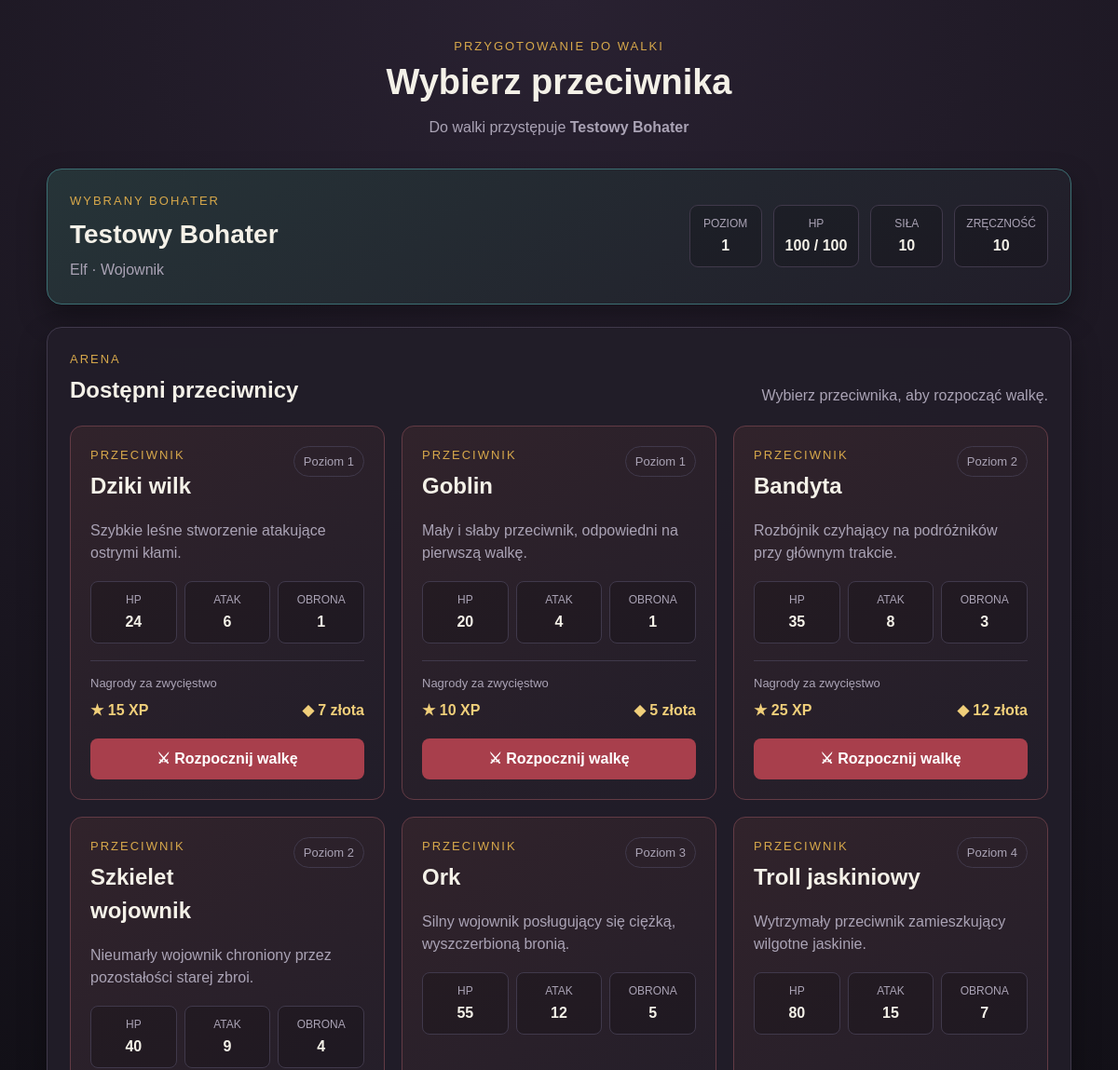
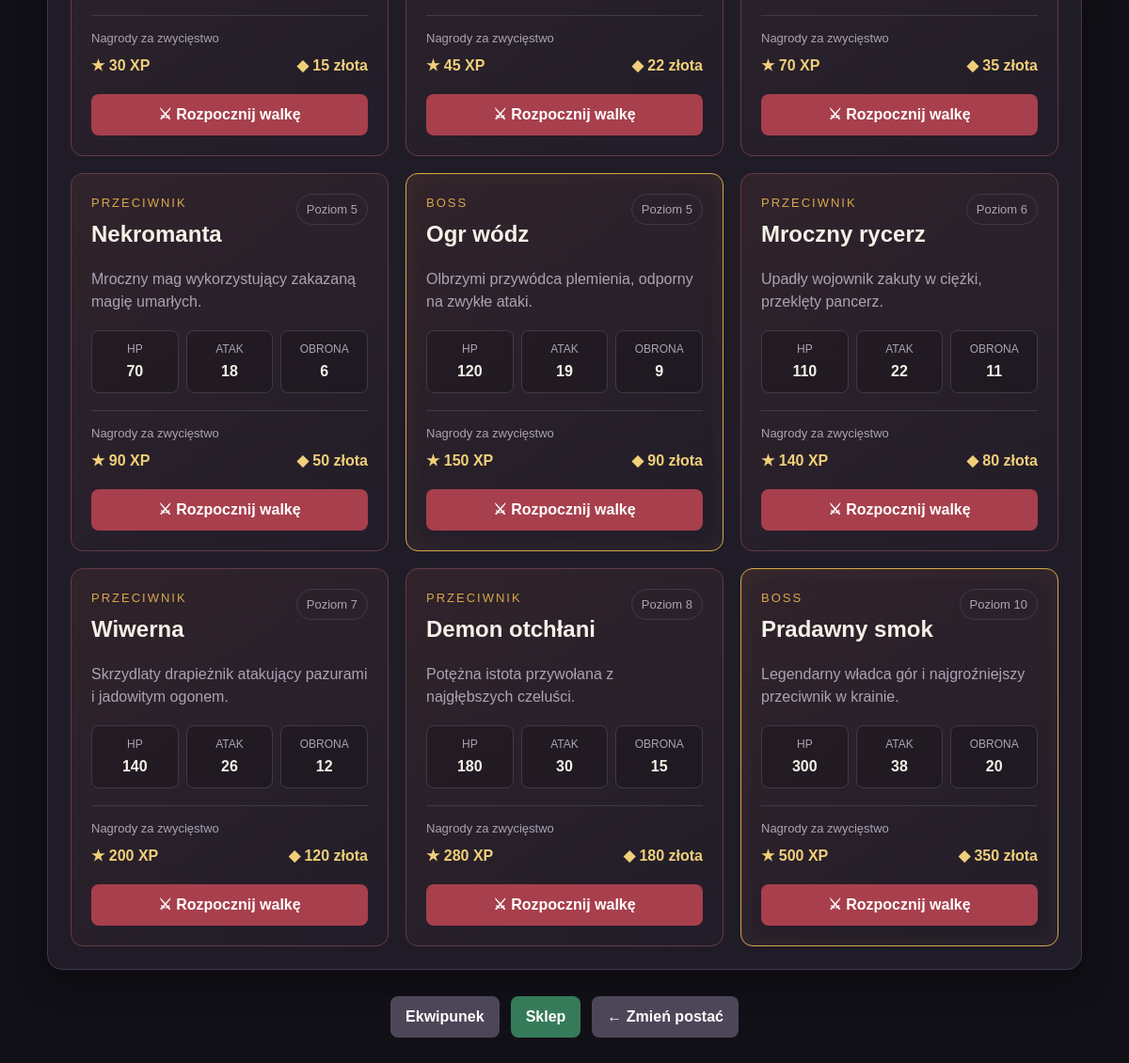
Screenshot of /game/battle/setup/2/ with the database file from the repository (2 pictures, top to bottom).
### game/models/character.py (models this page shows, shortened)
class Character(models.Model):
    owner = models.ForeignKey(User, on_delete=models.CASCADE, verbose_name=_("Właściciel"))
    name = models.CharField(_("Nazwa"), max_length=50)
    race = models.ForeignKey(
        "Race",
        on_delete=models.PROTECT,
        verbose_name=_("Rasa")
    )
    character_class = models.ForeignKey(
        "CharacterClass",
        on_delete=models.PROTECT,
        verbose_name=_("Klasa postaci")
    )
    level = models.IntegerField(_("Poziom"), default=1)
    experience = models.IntegerField(_("Doświadczenie"), default=0)
    max_hp = models.IntegerField(_("Maksymalne HP"), default=100)
    current_hp = models.IntegerField(_("Aktualne HP"), default=100)
    max_mana = models.IntegerField(_("Maksymalna mana"), default=0)
    current_mana = models.IntegerField(_("Aktualna mana"), default=0)
    strength = models.IntegerField(_("Siła"), default=10)
    agility = models.IntegerField(_("Zręczność"), default=10)
    intelligence = models.IntegerField(_("Inteligencja"), default=10)
    gold = models.IntegerField(_("Złoto"), default=0)

class Race(models.Model):
    name = models.CharField(_("Nazwa"), max_length=50)
    description = models.TextField(_("Opis"), blank=True)
    hp_bonus = models.IntegerField(_("Bonus do HP"), default=0)
    mana_bonus = models.IntegerField(_("Bonus do many"), default=0)
    strength_bonus = models.IntegerField(_("Bonus do siły"), default=0)
    agility_bonus = models.IntegerField(_("Bonus do zręczności"), default=0)
    intelligence_bonus = models.IntegerField(_("Bonus do inteligencji"), default=0)

class CharacterClass(models.Model):
    name = models.CharField(_("Nazwa"), max_length=50, unique=True)
    description = models.TextField(_("Opis"), blank=True)
    base_hp = models.IntegerField(_("Bazowe HP"))
    base_mana = models.IntegerField(_("Bazowa mana"))
    base_strength = models.IntegerField(_("Siła bazowa"))
    base_agility = models.IntegerField(_("Zręczność bazowa"))
    base_intelligence = models.IntegerField(_("Inteligencja bazowa"))
    hp_growth = models.FloatField(_("Przyrost HP"))
    mana_growth = models.FloatField(_("Przyrost many"))
    strength_growth = models.FloatField(_("Przyrost siły"))
    agility_growth = models.FloatField(_("Przyrost zręczności"))
    intelligence_growth = models.FloatField(_("Przyrost inteligencji"))
    starting_weapon = models.ForeignKey(
        Item,
        on_delete=models.SET_NULL,
        null=True,
        blank=True,
        verbose_name=_("Broń startowa")
    )

### game/models/enemy.py (models this page shows, shortened)
class Enemy(models.Model):
    name = models.CharField(_("Nazwa"), max_length=100)
    description = models.TextField(_("Opis"), blank=True)
    level = models.PositiveIntegerField(_("Poziom"), default=1)
    max_hp = models.IntegerField(_("Maksymalne HP"), default=10)
    attack = models.IntegerField(_("Atak"), default=1)
    defense = models.IntegerField(_("Obrona"), default=0)
    experience_reward = models.IntegerField(_("Nagroda XP"), default=1)
    gold_reward = models.IntegerField(_("Nagroda złota"), default=0)
    is_boss = models.BooleanField(_("Boss"), default=False)

### game/views.py (the view)
# urls.py: path("battle/setup/<int:character_id>/", views.battle_setup, name="battle_setup"),
def battle_setup(request, character_id):
    character = get_object_or_404(
        Character,
        id=character_id
    )
    enemies = Enemy.objects.all().order_by(
        "level",
        "is_boss",
        "name",
    )
    return render(request, "game/battle_setup.html", {
        "character": character,
        "enemies": enemies,
    })

### game/templates/game/battle_setup.html (shortened to what this page needs)
<!DOCTYPE html>
{% load static %}
<html lang="pl">
<head>
    <link
        rel="stylesheet"
        href="{% static 'game/css/common.css' %}"
    >
    <link
        rel="stylesheet"
        href="{% static 'game/css/battle_setup.css' %}"
    >
</head>
<body>
<main class="page-container">
    <header class="page-header">
        <p class="setup-label">Przygotowanie do walki</p>
        <h1>Wybierz przeciwnika</h1>
        <p class="page-subtitle">
            Do walki przystępuje
            <strong>{{ character.name }}</strong>
        </p>
    </header>
    <section class="selected-character">
        <div>
            <p class="section-label">Wybrany bohater</p>
            <h2>{{ character.name }}</h2>
            <p class="character-description">
                {{ character.race.name }}
                ·
                {{ character.character_class.name }}
            </p>
        </div>
        <ul class="character-statistics">
            <li>
                <span>Poziom</span>
                <strong>{{ character.level }}</strong>
            </li>
            <li>
                <span>HP</span>
                <strong>
                    {{ character.current_hp }}
                    / {{ character.max_hp }}
                </strong>
            </li>
            <li>
                <span>Siła</span>
                <strong>{{ character.strength }}</strong>
            </li>
            <li>
                <span>Zręczność</span>
                <strong>{{ character.agility }}</strong>
            </li>
        </ul>
    </section>
    <section class="panel">
        <div class="section-heading">
            <div>
                <p class="section-label">Arena</p>
                <h2>Dostępni przeciwnicy</h2>
            </div>
            <p>
                Wybierz przeciwnika, aby rozpocząć walkę.
            </p>
        </div>
        <div class="enemy-grid">
            {% for enemy in enemies %}
                <article
                    class="
                        setup-enemy-card
                        {% if enemy.is_boss %}boss-card{% endif %}
                    "
                >
                    <div class="enemy-heading">
                        <div>
                            <p class="enemy-type">
                                {% if enemy.is_boss %}
                                    Boss
                                {% else %}
                                    Przeciwnik
                                {% endif %}
                            </p>
                            <h3>{{ enemy.name }}</h3>
                        </div>
                        <span class="enemy-level">
                            Poziom {{ enemy.level }}
                        </span>
                    </div>
                    {% if enemy.description %}
                        <p class="enemy-description">
                            {{ enemy.description }}
                        </p>
                    {% endif %}
                    <ul class="enemy-statistics">
                        <li>
                            <span>HP</span>
                            <strong>{{ enemy.max_hp }}</strong>
                        </li>
                        <li>
                            <span>Atak</span>
                            <strong>{{ enemy.attack }}</strong>
                        </li>
                        <li>
                            <span>Obrona</span>
                            <strong>{{ enemy.defense }}</strong>
                        </li>
                    </ul>
                    <div class="enemy-rewards">
                        <p>Nagrody za zwycięstwo</p>
                        <div>
                            <span>
                                ★ {{ enemy.experience_reward }} XP
                            </span>
                            <span>
                                ◆ {{ enemy.gold_reward }} złota
                            </span>
                        </div>
                    </div>
                    <a
                        class="button button-primary start-battle-button"
                        href="{% url 'game:start_battle' character.id enemy.id %}"
                    >
                        ⚔ Rozpocznij walkę
                    </a>
                </article>
            {% empty %}
                <p class="empty-message">
                    Nie ma obecnie dostępnych przeciwników.
                </p>
            {% endfor %}
        </div>
    </section>
    <nav class="page-navigation">
        <a
            class="button button-secondary"
            href="{% url 'game:equipment_detail' character.id %}"
        >
            Ekwipunek
        </a>
        <a
            class="button button-success"
            href="{% url 'game:shop_detail' character.id %}"
        >
            Sklep
        </a>
        <a
            class="button button-secondary"
            href="{% url 'game:character_list' %}"
        >
            ← Zmień postać
        </a>
    </nav>
</main>
</body>
</html>

### game/static/game/css/common.css (style rules this page uses)
:root { --background: #121017; --surface: #211d29; --surface-light: #2b2634; --border: #40394b; --text: #f4f1e8; --text-muted: #aaa3b5; --gold: #d7a84b; --gold-light: #f0cf7a; --green: #4caf78; --green-dark: #357b59; --red: #cf5664; --red-dark: #a83f4c; --blue: #568bd1; --shadow: rgba(0, 0, 0, 0.35); }
* { box-sizing: border-box; }
body { margin: 0; min-height: 100vh; padding: 40px 20px; color: var(--text); background: radial-gradient( circle at top, #292131 0%, var(--background) 55% ); font-family: Arial, Helvetica, sans-serif; line-height: 1.5; }
button, a { font: inherit; }
.page-container { width: 100%; max-width: 1100px; margin: 0 auto; }
.page-header { margin-bottom: 32px; text-align: center; }
.page-header h1 { margin: 0 0 8px; font-size: 38px; }
.page-subtitle { margin: 0; color: var(--text-muted); }
.panel { margin-top: 24px; padding: 24px; border: 1px solid var(--border); border-radius: 16px; background-color: rgba(33, 29, 41, 0.94); box-shadow: 0 14px 30px var(--shadow); }
.panel h2 { margin-top: 0; }
.button { display: inline-block; padding: 10px 16px; color: #ffffff; font-weight: bold; text-align: center; text-decoration: none; border: 0; border-radius: 8px; cursor: pointer; transition: background-color 150ms ease, transform 150ms ease; }
.button-primary { background-color: var(--red-dark); }
.button-success { background-color: var(--green-dark); }
.button-secondary { background-color: #4d4658; }
.page-navigation { display: flex; flex-wrap: wrap; justify-content: center; gap: 12px; margin-top: 28px; }

### game/static/game/css/battle_setup.css (style rules this page uses)
.setup-label, .section-label, .enemy-type { margin: 0; color: var(--gold); font-size: 13px; text-transform: uppercase; letter-spacing: 2px; }
.selected-character { display: flex; justify-content: space-between; gap: 32px; align-items: center; margin-bottom: 24px; padding: 24px; border: 1px solid #3c6f73; border-radius: 16px; background: linear-gradient( 145deg, #263438, var(--surface) ); box-shadow: 0 14px 30px var(--shadow); }
.selected-character h2 { margin: 6px 0 0; font-size: 28px; }
.character-description { margin: 5px 0 0; color: var(--text-muted); }
.character-statistics { display: grid; grid-template-columns: repeat(4, auto); gap: 12px; margin: 0; padding: 0; list-style: none; }
.character-statistics li { display: grid; gap: 3px; min-width: 78px; padding: 10px 12px; text-align: center; border: 1px solid var(--border); border-radius: 9px; background-color: rgba(0, 0, 0, 0.18); }
.character-statistics span { color: var(--text-muted); font-size: 12px; text-transform: uppercase; }
.section-heading { display: flex; justify-content: space-between; gap: 24px; align-items: end; margin-bottom: 20px; }
.section-heading h2 { margin: 5px 0 0; }
.section-heading > p { margin: 0; color: var(--text-muted); }
.enemy-grid { display: grid; grid-template-columns: repeat( auto-fit, minmax(270px, 1fr) ); gap: 18px; }
.setup-enemy-card { display: flex; flex-direction: column; gap: 18px; padding: 21px; border: 1px solid #633b45; border-radius: 13px; background: linear-gradient( 145deg, #31232b, var(--surface) ); }
.setup-enemy-card.boss-card { border-color: var(--gold); box-shadow: inset 0 0 24px rgba(215, 168, 75, 0.08); }
.enemy-heading { display: flex; justify-content: space-between; gap: 16px; align-items: start; }
.enemy-heading h3 { margin: 6px 0 0; font-size: 24px; }
.enemy-level { flex-shrink: 0; padding: 6px 10px; color: var(--text-muted); font-size: 13px; border: 1px solid var(--border); border-radius: 20px; }
.enemy-description { margin: 0; color: var(--text-muted); }
.enemy-statistics { display: grid; grid-template-columns: repeat(3, 1fr); gap: 8px; margin: 0; padding: 0; list-style: none; }
.enemy-statistics li { display: grid; gap: 3px; padding: 10px; text-align: center; border: 1px solid var(--border); border-radius: 8px; background-color: rgba(0, 0, 0, 0.18); }
.enemy-statistics span { color: var(--text-muted); font-size: 12px; text-transform: uppercase; }
.enemy-rewards { margin-top: auto; padding-top: 14px; border-top: 1px solid var(--border); }
.enemy-rewards p { margin: 0 0 7px; color: var(--text-muted); font-size: 13px; }
.enemy-rewards div { display: flex; justify-content: space-between; gap: 12px; color: var(--gold-light); font-weight: bold; }
.start-battle-button { width: 100%; }

### rows the page displays
Character: name "Testowy Bohater", race.name "Elf", character_class.name "Wojownik", level "1", current_hp "100", max_hp "100", strength "10", agility "10"
Enemy: is_boss "PRZECIWNIK", name "Dziki wilk", level "1", description "Szybkie leśne stworzenie atakujące ostrymi kłami.", max_hp "24", attack "6", defense "1", experience_reward "15", gold_reward "7"
Enemy: is_boss "PRZECIWNIK", name "Goblin", level "1", description "Mały i słaby przeciwnik, odpowiedni na pierwszą walkę.", max_hp "20", attack "4", defense "1", experience_reward "10", gold_reward "5"
Enemy: is_boss "PRZECIWNIK", name "Bandyta", level "2", description "Rozbójnik czyhający na podróżników przy głównym trakcie.", max_hp "35", attack "8", defense "3", experience_reward "25", gold_reward "12"
Enemy: is_boss "PRZECIWNIK", name "Szkielet wojownik", level "2", description "Nieumarły wojownik chroniony przez pozostałości starej zbroi.", max_hp "40", attack "9", defense "4", experience_reward "30", gold_reward "15"
Enemy: is_boss "PRZECIWNIK", name "Ork", level "3", description "Silny wojownik posługujący się ciężką, wyszczerbioną bronią.", max_hp "55", attack "12", defense "5", experience_reward "45", gold_reward "22"
Enemy: is_boss "PRZECIWNIK", name "Troll jaskiniowy", level "4", description "Wytrzymały przeciwnik zamieszkujący wilgotne jaskinie.", max_hp "80", attack "15", defense "7", experience_reward "70", gold_reward "35"
Enemy: is_boss "PRZECIWNIK", name "Nekromanta", level "5", description "Mroczny mag wykorzystujący zakazaną magię umarłych.", max_hp "70", attack "18", defense "6", experience_reward "90", gold_reward "50"
Enemy: is_boss "BOSS", name "Ogr wódz", level "5", description "Olbrzymi przywódca plemienia, odporny na zwykłe ataki.", max_hp "120", attack "19", defense "9", experience_reward "150", gold_reward "90"
Enemy: is_boss "PRZECIWNIK", name "Mroczny rycerz", level "6", description "Upadły wojownik zakuty w ciężki, przeklęty pancerz.", max_hp "110", attack "22", defense "11", experience_reward "140", gold_reward "80"
Enemy: is_boss "PRZECIWNIK", name "Wiwerna", level "7", description "Skrzydlaty drapieżnik atakujący pazurami i jadowitym ogonem.", max_hp "140", attack "26", defense "12", experience_reward "200", gold_reward "120"
Enemy: is_boss "PRZECIWNIK", name "Demon otchłani", level "8", description "Potężna istota przywołana z najgłębszych czeluści.", max_hp "180", attack "30", defense "15", experience_reward "280", gold_reward "180"
Enemy: is_boss "BOSS", name "Pradawny smok", level "10", description "Legendarny władca gór i najgroźniejszy przeciwnik w krainie.", max_hp "300", attack "38", defense "20", experience_reward "500", gold_reward "350"
